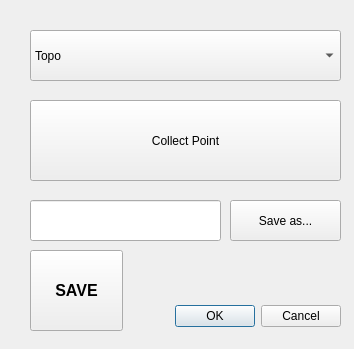
<?xml version="1.0" encoding="UTF-8"?>
<ui version="4.0">
 <class>BuilderTestDialogBase</class>
 <widget class="QDialog" name="BuilderTestDialogBase">
  <property name="geometry">
   <rect>
    <x>0</x>
    <y>0</y>
    <width>354</width>
    <height>349</height>
   </rect>
  </property>
  <property name="windowTitle">
   <string>GPS Surveyor</string>
  </property>
  <widget class="QDialogButtonBox" name="button_box">
   <property name="geometry">
    <rect>
     <x>0</x>
     <y>300</y>
     <width>341</width>
     <height>32</height>
    </rect>
   </property>
   <property name="orientation">
    <enum>Qt::Horizontal</enum>
   </property>
   <property name="standardButtons">
    <set>QDialogButtonBox::Cancel|QDialogButtonBox::Ok</set>
   </property>
  </widget>
  <widget class="QComboBox" name="layerCombo">
   <property name="geometry">
    <rect>
     <x>30</x>
     <y>30</y>
     <width>311</width>
     <height>51</height>
    </rect>
   </property>
   <item>
    <property name="text">
     <string>Topo</string>
    </property>
   </item>
   <item>
    <property name="text">
     <string>Datum</string>
    </property>
   </item>
   <item>
    <property name="text">
     <string>Artifact</string>
    </property>
   </item>
   <item>
    <property name="text">
     <string>Feature</string>
    </property>
   </item>
   <item>
    <property name="text">
     <string>Post hole</string>
    </property>
   </item>
   <item>
    <property name="text">
     <string>C14 sample</string>
    </property>
   </item>
   <item>
    <property name="text">
     <string>Faunal</string>
    </property>
   </item>
   <item>
    <property name="text">
     <string>Burial</string>
    </property>
   </item>
   <item>
    <property name="text">
     <string>Other</string>
    </property>
   </item>
  </widget>
  <widget class="QPushButton" name="button">
   <property name="geometry">
    <rect>
     <x>30</x>
     <y>100</y>
     <width>311</width>
     <height>81</height>
    </rect>
   </property>
   <property name="toolTip">
    <string>Push to collect point data</string>
   </property>
   <property name="text">
    <string>Collect Point</string>
   </property>
   <property name="default">
    <bool>false</bool>
   </property>
  </widget>
  <widget class="QLineEdit" name="lineEdit">
   <property name="geometry">
    <rect>
     <x>30</x>
     <y>200</y>
     <width>191</width>
     <height>41</height>
    </rect>
   </property>
   <property name="font">
    <font>
     <pointsize>10</pointsize>
    </font>
   </property>
  </widget>
  <widget class="QPushButton" name="pushButton">
   <property name="geometry">
    <rect>
     <x>230</x>
     <y>200</y>
     <width>111</width>
     <height>41</height>
    </rect>
   </property>
   <property name="text">
    <string>Save as...</string>
   </property>
  </widget>
  <widget class="QPushButton" name="saveButton">
   <property name="geometry">
    <rect>
     <x>30</x>
     <y>250</y>
     <width>93</width>
     <height>81</height>
    </rect>
   </property>
   <property name="font">
    <font>
     <pointsize>12</pointsize>
     <weight>75</weight>
     <bold>true</bold>
    </font>
   </property>
   <property name="text">
    <string>SAVE</string>
   </property>
  </widget>
  <action name="collectPoint_2">
   <property name="text">
    <string>Collect point</string>
   </property>
   <property name="shortcutContext">
    <enum>Qt::ApplicationShortcut</enum>
   </property>
  </action>
 </widget>
 <resources/>
 <connections>
  <connection>
   <sender>button_box</sender>
   <signal>accepted()</signal>
   <receiver>BuilderTestDialogBase</receiver>
   <slot>accept()</slot>
   <hints>
    <hint type="sourcelabel">
     <x>20</x>
     <y>20</y>
    </hint>
    <hint type="destinationlabel">
     <x>20</x>
     <y>20</y>
    </hint>
   </hints>
  </connection>
  <connection>
   <sender>button_box</sender>
   <signal>rejected()</signal>
   <receiver>BuilderTestDialogBase</receiver>
   <slot>reject()</slot>
   <hints>
    <hint type="sourcelabel">
     <x>20</x>
     <y>20</y>
    </hint>
    <hint type="destinationlabel">
     <x>20</x>
     <y>20</y>
    </hint>
   </hints>
  </connection>
 </connections>
</ui>
